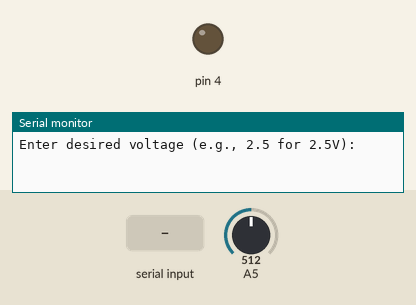
Simulated run of this sketch. Board: Arduino Uno, built with avr-gcc and run on an emulated ATmega328P. On the bench: output pins drawn as LEDs (lit = HIGH), the last lines printed to the serial monitor. The inputs (shaded band) are chosen by the test bench; at power-on: A5 = 512.

Above: at 0.8 s.
0.9 s: "90,45,200\n" received over Serial
2.4 s: "30,150,10\n" received over Serial
At 2.7 s:
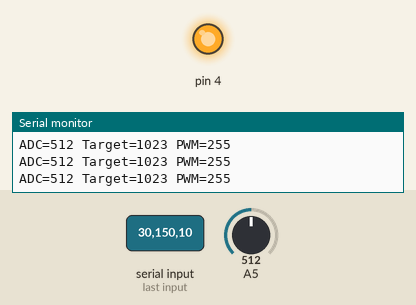
Timing chart, 0 to 5.4 s (numbered marks = the images above; inputs shaded):
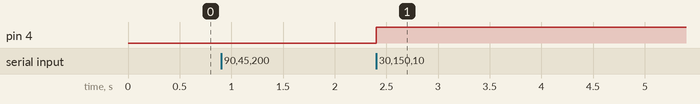

The sketch:

bucla_de_control_PID_fv.ino
```cpp
// Closed-loop control using PWM (Pulse Width Modulation)
int adc_target = 0;
float P = 0, I = 0, D = 0;

float integral = 0;
float previous_error = 0;
unsigned long last_time = 0;

// Clear the Serial input buffer
void clearSerialBuffer() {
  while (Serial.available() > 0) Serial.read();
}

// Initialization
void setup() {
  pinMode(A5, INPUT);
  pinMode(4, OUTPUT);
  Serial.begin(9600);  // Adjust depending on your board version

  float target_voltage = 0;
  const float Vref = 5.0;

  // Read the desired voltage from the user (e.g., 2.5V)
  Serial.println("Enter desired voltage (e.g., 2.5 for 2.5V):");
  while (Serial.available() == 0);
  target_voltage = Serial.parseFloat();
  clearSerialBuffer();

  // Convert voltage to ADC value (0–1023)
  adc_target = (int)(target_voltage * 1023.0 / Vref);
  adc_target = constrain(adc_target, 0, 1023);  // Protection
  Serial.print("adc_target (converted) = "); Serial.println(adc_target);

  // PID control formula:
  // output = P ⋅ error + I ⋅ ∫error⋅dt + D ⋅ d(error)/dt

  // Read P coefficient
  Serial.println("Enter P (e.g., 1.0):");
  while (Serial.available() == 0);
  P = Serial.parseFloat();
  clearSerialBuffer();
  Serial.print("P = "); Serial.println(P);

  // Read I coefficient
  Serial.println("Enter I (e.g., 0.1):");
  while (Serial.available() == 0);
  I = Serial.parseFloat();
  clearSerialBuffer();
  Serial.print("I = "); Serial.println(I);

  // Read D coefficient
  Serial.println("Enter D (e.g., 0.01):");
  while (Serial.available() == 0);
  D = Serial.parseFloat();
  clearSerialBuffer();
  Serial.print("D = "); Serial.println(D);

  last_time = millis();
}

void loop() {
  int adc = analogRead(A5);
  float error = adc_target - adc;

  unsigned long now = millis();
  float dt = (now - last_time) / 1000.0;
  if (dt <= 0) dt = 0.001; // Avoid division by zero

  // Integral term calculation
  integral += error * dt;
  integral = constrain(integral, -300, 300); // Anti-windup

  // Derivative term calculation
  float derivative = (error - previous_error) / dt;
  // Calculated as the difference between current and previous error over time

  // PID Control Output
  float output = P * error + I * integral + D * derivative;
  int pwmVal = constrain(output + 128, 0, 255); // Offset + PWM limit (128 = neutral)

  analogWrite(4, pwmVal);

  // Display values in Serial Monitor / Plotter
  Serial.print("ADC="); Serial.print(adc);
  Serial.print(" Target="); Serial.print(adc_target);
  Serial.print(" PWM="); Serial.println(pwmVal);

  previous_error = error;
  last_time = now;

  delay(100); // Sampling at 10Hz
}
```

Measured:
- after the input at 2.4 s, pin 4: LOW → HIGH at once
